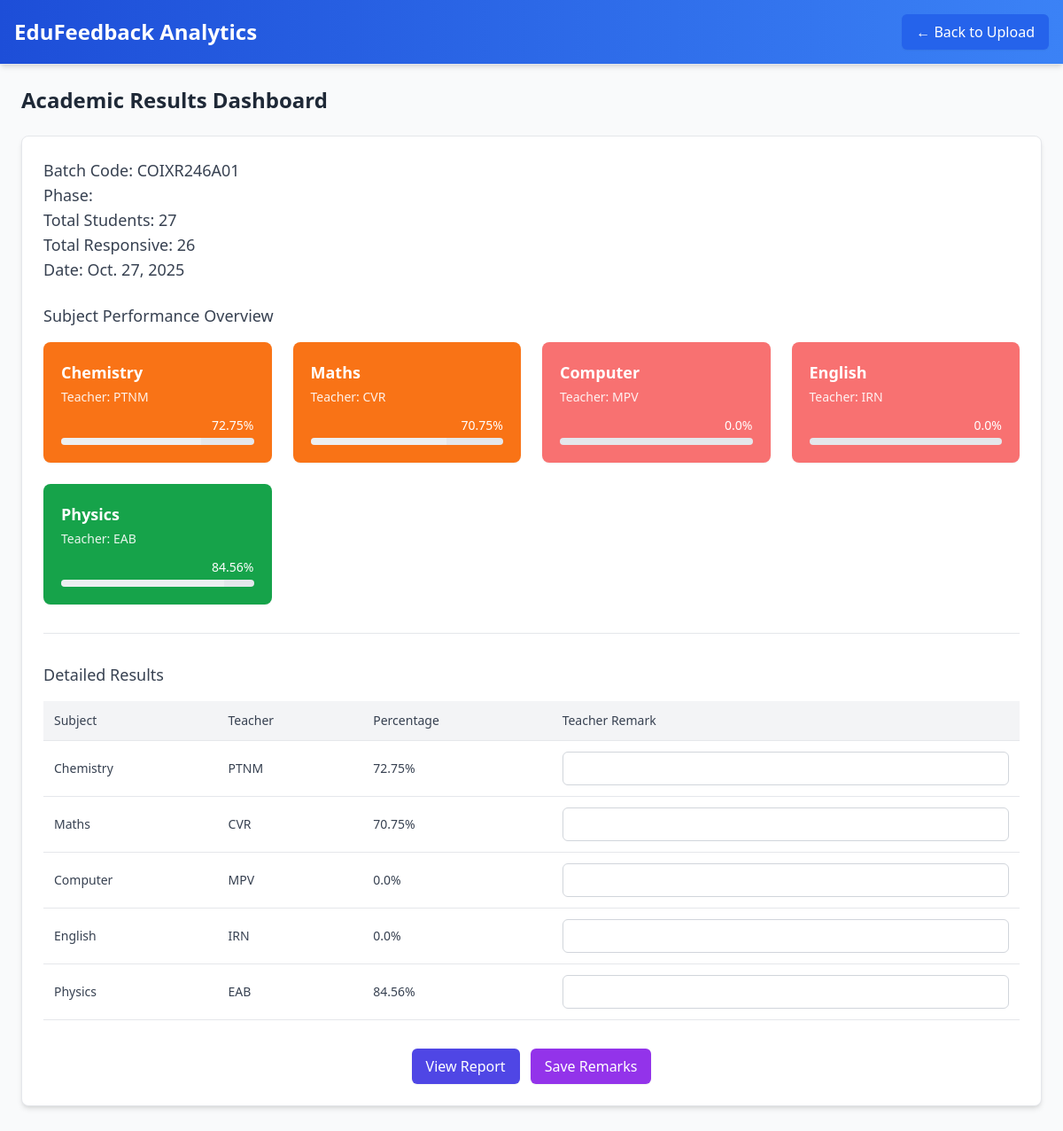
Page /results/7/ on the committed database.
### Feedback/models.py (models this page shows, shortened)
class Batch(models.Model):
    batch_code = models.CharField(max_length=50)
    phase = models.CharField(max_length=50)
    total_students = models.IntegerField()
    total_responsive = models.IntegerField()
    date = models.DateField(null=True, blank=True)   # ✅ Add this line
    created_at = models.DateTimeField(auto_now_add=True)

class Subject(models.Model):
    batch = models.ForeignKey(Batch, on_delete=models.CASCADE)
    subject_name = models.CharField(max_length=100)
    teacher = models.ForeignKey(Teacher, on_delete=models.CASCADE)
    five_star = models.IntegerField(default=0)
    three_star = models.IntegerField(default=0)
    one_star = models.IntegerField(default=0)
    average_percentage = models.FloatField(default=0.0)
    teacher_remarks = models.TextField(blank=True, null=True)

class Teacher(models.Model):
    teacher_name = models.CharField(max_length=100)

### Feedback/views.py (the view)
# urls.py: path('results/<int:batch_id>/', views.results, name='results'),
def results(request, batch_id):
    try:
        batch = Batch.objects.get(id=batch_id)
        subjects = Subject.objects.filter(batch=batch)
        return render(request, "result.html", {
            "batch": batch,
            "subjects": subjects,
            "phase": batch.phase,
            "total_students": batch.total_students,
            "total_responsive": batch.total_responsive,
            "date": batch.date,
        })
    except Batch.DoesNotExist:
        logger.error(f"Batch with ID {batch_id} not found")
        return JsonResponse({"status": "error", "message": "Batch not found"}, status=404)
    except Exception as e:
        logger.error(f"Error in results view for batch_id {batch_id}: {str(e)}", exc_info=True)
        return JsonResponse({"status": "error", "message": "Internal server error"}, status=500)

### Feedback/templates/result.html (shortened to what this page needs)
<!DOCTYPE html>
<html lang="en">
<head>
  <script src="https://cdn.tailwindcss.com"></script>
</head>
<body class="bg-gray-50 font-sans antialiased text-gray-900">
  <nav class="bg-gradient-to-r from-blue-700 to-blue-500 text-white p-4 flex justify-between items-center shadow-md border-b border-gray-200">
    <h1 class="text-2xl font-semibold">EduFeedback Analytics</h1>
    <a href="{% url 'upload' %}"
       class="bg-blue-600 text-white hover:bg-blue-700 font-medium py-2 px-4 rounded-md shadow-sm transition duration-150 ease-in-out">
       ← Back to Upload
    </a>
  </nav>
  <main class="container mx-auto p-6 max-w-7xl">
    <h2 class="text-2xl font-semibold mb-6 text-gray-800">Academic Results Dashboard</h2>
    <div class="bg-white p-6 rounded-lg shadow-md border border-gray-200 mb-8">
      <div class="flex justify-between items-center mb-6">
        <div>
          <h3 class="text-lg font-medium text-gray-700">Batch Code: {{ batch.batch_code }}</h3>
          <h3 class="text-lg font-medium text-gray-700">Phase: {{ phase }}</h3>
          <h3 class="text-lg font-medium text-gray-700">Total Students: {{ total_students }}</h3>
          <h3 class="text-lg font-medium text-gray-700">Total Responsive: {{ total_responsive}}</h3>
          <h3 class="text-lg font-medium text-gray-700">Date: {{ date}}</h3>
        </div>
      </div>
      <div class="mb-8">
        <h3 class="text-lg font-medium text-gray-700 mb-4">Subject Performance Overview</h3>
        <div class="grid grid-cols-1 sm:grid-cols-2 md:grid-cols-3 lg:grid-cols-4 gap-6">
          {% for subject in subjects %}
          <div class="dashboard-card p-5 rounded-lg shadow-sm
            {% if subject.average_percentage >= 90 %}
              bg-green-900
            {% elif subject.average_percentage >= 80 %}
              bg-green-600
            {% elif subject.average_percentage >= 75 %}
              bg-green-400
            {% elif subject.average_percentage >= 65 %}
              bg-orange-500
            {% else %}
              bg-red-400
            {% endif %}
          ">
            <p class="text-lg font-semibold">{{ subject.subject_name }}</p>
            <p class="text-sm opacity-90 mt-1">Teacher: {{ subject.teacher.teacher_name }}</p>
            <div class="mt-3">
              <div class="text-right text-sm font-medium mb-1">{{ subject.average_percentage }}%</div>
              <div class="progress-bar">
                <div class="progress bg-white bg-opacity-30" data-percent="{{ subject.average_percentage }}"></div>
              </div>
            </div>
          </div>
          {% empty %}
          <p class="text-red-600 col-span-full">No subjects found.</p>
          {% endfor %}
        </div>
      </div>
      <hr class="border-gray-200 my-8">
      <div>
        <h3 class="text-lg font-medium text-gray-700 mb-4">Detailed Results</h3>
        <div class="overflow-x-auto">
          <form id="remarks-form">
            <table class="w-full border-collapse text-sm text-left text-gray-700">
              <thead class="bg-gray-100 border-b border-gray-200">
                <tr>
                  <th class="p-3 font-medium">Subject</th>
                  <th class="p-3 font-medium">Teacher</th>
                  <th class="p-3 font-medium">Percentage</th>
                  <th class="p-3 font-medium">Teacher Remark</th>
                </tr>
              </thead>
              <tbody>
                {% for subject in subjects %}
                <tr class="hover:bg-gray-50 border-b border-gray-200" data-subject-id="{{ subject.id }}">
                  <td class="p-3">{{ subject.subject_name }}</td>
                  <td class="p-3">{{ subject.teacher.teacher_name }}</td>
                  <td class="p-3">{{ subject.average_percentage }}%</td>
                  <td class="p-3">
                    <input type="text" value="{{ subject.teacher_remarks|default:'' }}"
                           class="w-full p-2 border border-gray-300 rounded-md focus:outline-none focus:ring-2 focus:ring-blue-500 focus:border-transparent"
                           name="remarks_{{ subject.id }}">
                  </td>
                </tr>
                {% empty %}
                <tr>
                  <td colspan="4" class="p-3 text-center text-gray-500">No subjects found.</td>
                </tr>
                {% endfor %}
              </tbody>
            </table>
          </form>
        </div>
      </div>
      <div class="flex flex-wrap gap-3 justify-center mt-8 no-print">
        <a href="{% url 'report' %}" class="bg-indigo-600 hover:bg-indigo-700 text-white font-medium py-2 px-4 rounded-md shadow-sm">View Report</a>
        <button onclick="saveRemarks()" class="bg-purple-600 hover:bg-purple-700 text-white font-medium py-2 px-4 rounded-md shadow-sm">Save Remarks</button>
      </div>
    </div>
  </main>
</body>
</html>

### Feedback/templates/result.html (style rules this page uses)
.progress-bar { height: 8px; background: #e5e7eb; border-radius: 9999px; overflow: hidden; }
.progress { height: 100%; transition: width 0.6s ease; }
.dashboard-card { color: white; transition: transform 0.3s ease, box-shadow 0.3s ease; }

### rows in the picture
Batch: batch_code "COIXR246A01", date "Oct. 27, 2025"
Subject: subject_name "Chemistry", teacher.teacher_name "PTNM", average_percentage "72.75"
Subject: subject_name "Maths", teacher.teacher_name "CVR", average_percentage "70.75"
Subject: subject_name "Computer", teacher.teacher_name "MPV", average_percentage "0.0"
Subject: subject_name "English", teacher.teacher_name "IRN", average_percentage "0.0"
Subject: subject_name "Physics", teacher.teacher_name "EAB", average_percentage "84.56"

### other values in the picture
{{ total_students }} "27"
{{ total_responsive }} "26"
